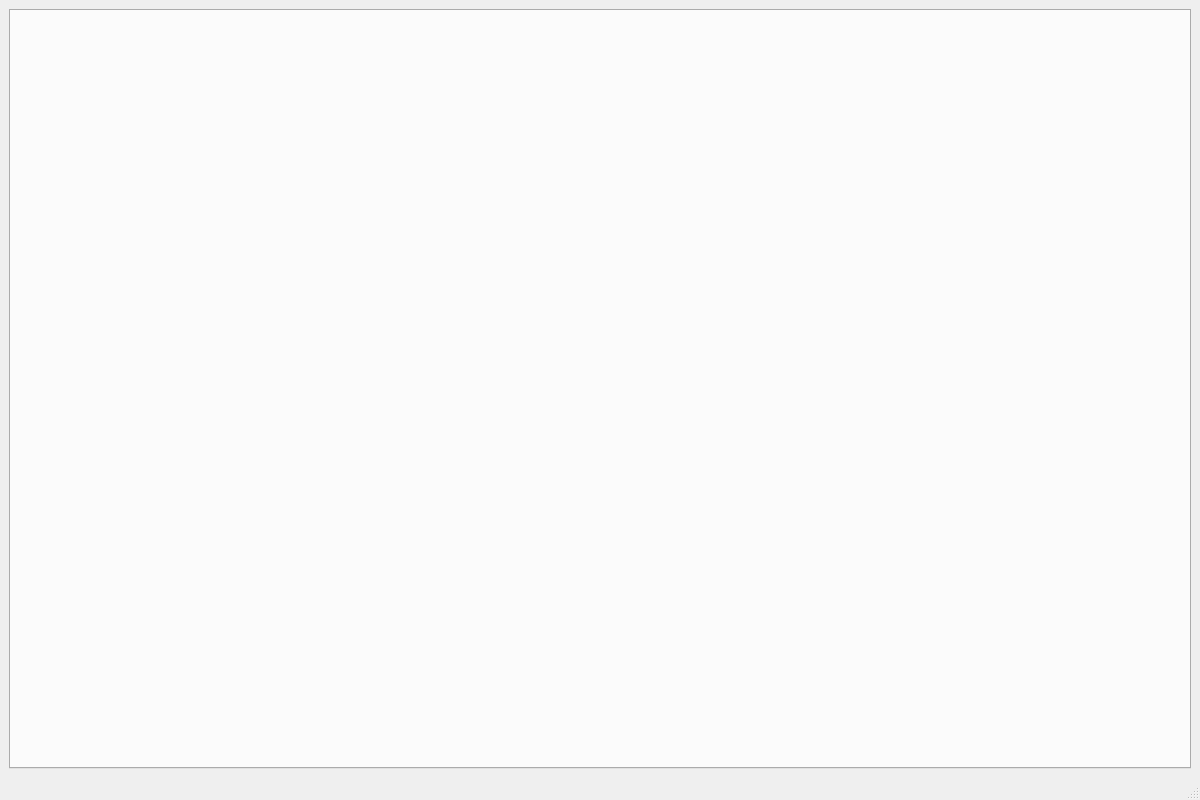
<?xml version="1.0" encoding="UTF-8"?>
<ui version="4.0">
 <class>MainWindow</class>
 <widget class="QMainWindow" name="MainWindow">
  <property name="geometry">
   <rect>
    <x>0</x>
    <y>0</y>
    <width>1200</width>
    <height>800</height>
   </rect>
  </property>
  <property name="windowTitle">
   <string>CyberRanger</string>
  </property>
  <widget class="QWidget" name="centralwidget">
   <layout class="QVBoxLayout" name="centralLayout">
    <item>
     <widget class="QTabWidget" name="tabWidget"/>
    </item>
   </layout>
  </widget>
  <widget class="QMenuBar" name="menubar">
   <property name="geometry">
    <rect>
     <x>0</x>
     <y>0</y>
     <width>1200</width>
     <height>22</height>
    </rect>
   </property>
  </widget>
  <widget class="QStatusBar" name="statusbar"/>
 </widget>
 <resources/>
 <connections/>
</ui>
